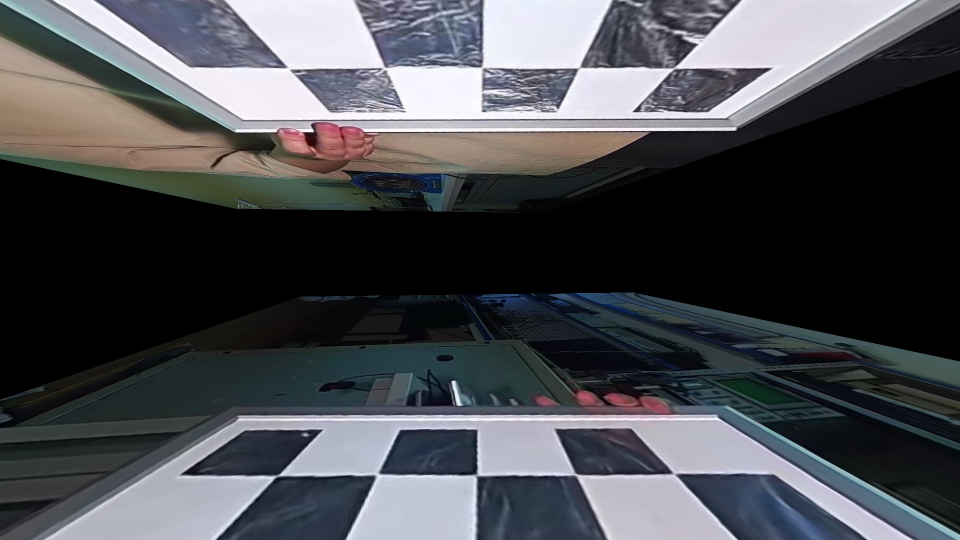
#> input picture book_bird_eye_view.jpg, 1920 x 1080 px, given in place of back.jpg, which was not available (shown at 1/2 size)
$ python interface.py   (older library calls are emulated)
#> lines starting #> are read from the running program, lines starting #| are printed output that depends on the picture
import tkinter as tk
from tkinter import filedialog,ttk
from tkinter import *
from PIL import ImageTk, Image, ImageEnhance
import cv2
import numpy as np
from tkinter.messagebox import showerror, showwarning, showinfo
from skimage.metrics import structural_similarity as ssim
import matplotlib.pyplot as plt

root = tk.Tk()
root.geometry("1280x920")

img1, img2 = None, None
# Define function to upload image
# [817 lines left out: functions upload_image, upload_image1, distors_ik, distors_vid, rotate, gauss_img and 16 more, not called in this run]

lf = ttk.LabelFrame(root, text='загрузка изначального изображения')
lf.grid( padx=10, pady=12,ipadx=10, ipady=5, sticky=tk.NW )

lf_b = ttk.LabelFrame(root, text='Геометрическая коррекция')
lf_b.grid(padx=10, pady=10,ipadx=35, ipady=5,sticky=tk.NW )

lf_r = ttk.LabelFrame(root, text='Радиометрическая коррекция')
lf_r.grid( padx=10, pady=10,ipadx=30, ipady=5,sticky=tk.NW )

lf_f = ttk.LabelFrame(root, text='Шумоподавление')
lf_f.grid(padx=10, pady=10,ipadx=38, ipady=5,sticky=tk.NW )

lf_o = ttk.LabelFrame(root, text='Другие операции')
# lf_o.grid(column=2, row= 0, padx=10, pady=10,ipadx=10, ipady=5,sticky=tk.SE)
lf_o.place(x=1000,y=10, relwidth=0.15, relheight=0.2)


lf_c = ttk.LabelFrame(root, text='Оценка качества изображения')
# lf_o.grid(column=2, row= 0, padx=10, pady=10,ipadx=10, ipady=5,sticky=tk.SE)
lf_c.place(x=1000,y=210, relwidth=0.15, relheight=0.2)
#

# # images
lt_img = tk.Label(root)
lt_img.place(x=300,y=40)
img1 = cv2.imread("C:/Users/Chuee/Desktop/diplom/back.jpg")
#> img1 is the input picture: shape (1080, 1920, 3); mean B, G, R 80.8, 76.3, 74.6
img1 = cv2.resize(img1, (320, 320))
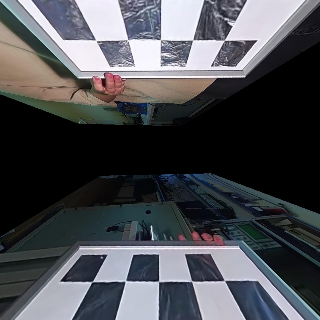
#> img1: shape (320, 320, 3); mean B, G, R 80.7, 76.2, 74.6
img1 = Image.fromarray(img1)
photo1 = ImageTk.PhotoImage(image=img1)
lt = tk.Label(root, text=' original img')
lt.place(x=400, y=10)
lt_img.configure(image=photo1)
lt_img.image = photo1

rt_img = tk.Label(root)
rt_img.place(x=650,y=40)
photo2 = ImageTk.PhotoImage(image=img1)
rt = tk.Label(root, text=' original img')
rt.place(x=700, y=10)
rt_img.configure(image=photo1)
rt_img.image = photo1

lb_img = tk.Label(root)
lb_img.place(x=300,y=390)
photo2 = ImageTk.PhotoImage(image=img1)
lb1 = tk.Label(root, text=' changed')
lb1.place( x=400, y=362)
lb_img.configure(image=photo1)
lb_img.image = photo1

rb_img = tk.Label(root)
rb_img.place(x=650,y=390)
photo2 = ImageTk.PhotoImage(image=img1)
rb = tk.Label(root, text=' changed')
rb.place(x=700, y=362)
rb_img.configure(image=photo1)
rb_img.image = photo1

# лин фильтры - средние, лапласовские _ сглаживащие фильтры -
#creat buttons
upload_img= ttk.Button(lf, text = 'загрузить IR изображение',width=25, command = lambda: upload_image())
# upload_img.place(x=10,y=30)
upload_img.grid(ipadx=5, ipady=2)
# upload_img.pack(side=LEFT)

upload_img2= ttk.Button(lf, text = 'загрузить VID изображение',width=25, command = lambda: upload_image1())
upload_img2.grid(ipadx=5, ipady=2)

button1 = ttk.Button(lf_b, text = 'дисторсия на VID изображении',width=25, command = lambda:distors_vid())
button1.grid(ipadx=5, ipady=2)
#
button2 = ttk.Button(lf_b, text = 'дисторсия на ИК',width=25, command = lambda: distors_ik())
button2.grid(ipadx=5, ipady=2)

button3 = ttk.Button(lf_b, text = 'гомография для ИК',width=25, command = lambda: IR_homograh())
button3.grid(ipadx=5, ipady=2)

button4 = ttk.Button(lf_b, text = 'гомография для Vid',width=25, command = lambda: IR_homograh())
button4.grid(ipadx=5, ipady=2)

button5 = ttk.Button(lf_r, text = 'контрастность',width=25, command = lambda: contrast())
button5.grid(padx=3, ipady=2)
f = Entry(lf_r, width=15)
f.grid(padx=3, ipady=2)

button6 = ttk.Button(lf_r, text = 'яркость',width=25, command = lambda: brightness())
button6.grid(padx=3, ipady=2)
br = Entry(lf_r, width=15)
br.grid(padx=3, ipady=2)

button7 = ttk.Button(lf_r, text = 'гамма коррекция',width=25, command = lambda: gamma_korection())
button7.grid(padx=3, ipady=2)

gam = Entry(lf_r, width=15)
gam.grid(padx=3, ipady=2)

button8 = ttk.Button(lf_f, text = 'Гаусс фильтр',width=25, command = lambda: gauss_img())
button8.grid(padx=3, ipady=2)
kern_gauss = Entry(lf_f, width=15)
kern_gauss.grid(padx=3, ipady=2)

button9 = ttk.Button(lf_f, text = 'Средний',width=25, command = lambda: sredniy())
button9.grid(padx=3, ipady=2)
sred = Entry(lf_f, width=15)
sred.grid(padx=3, ipady=2)

button10 = ttk.Button(lf_f, text = 'Медианный',width=25, command = lambda: median())
button10.grid(padx=3, ipady=2)
m = Entry(lf_f, width=15)
m.grid(padx=1, ipady=2)

button11 = ttk.Button(lf_f, text = 'Фильтр лапласа',width=25, command = lambda: laplc_img())
button11.grid(padx=3, ipady=2)
kern = Entry(lf_f, width=15)
kern.grid(padx=3, ipady=2)
#
button14 = ttk.Button(lf_r, text = 'Резкость',width=25, command = lambda: rezkost())
button14.grid(padx=3, ipady=2)
rez = Entry(lf_r, width=15)
rez.grid(padx=3, ipady=2)
#
button15 = ttk.Button(lf_o, text = 'Поиск опорных точек',width=25, command = lambda: points_sift())
button15.grid(padx=3, ipady=2)

button16 = ttk.Button(lf_b, text = 'Поворот изображений',width=25, command = lambda: rotate())
button16.grid(padx=3, ipady=2)
rota = Entry(lf_b, width=15)
rota.grid(padx=1, ipady=2)

button17 = ttk.Button(lf_o, text = 'Комплексирование методом маски',width=25, command = lambda: mast_method())
button17.grid(padx=3, ipady=2)

button18 = ttk.Button(lf_c, text = 'СКО',width=25, command = lambda: rmse())
button18.grid(padx=3, ipady=2)

button19 = ttk.Button(lf_c, text = 'ПСКО',width=25, command = lambda: pnsr())
button19.grid(padx=3, ipady=2)

button20 = ttk.Button(lf_c, text = 'Норма Минковского',width=25, command = lambda: minkowski_norm())
button20.grid(padx=3, ipady=2)

button21 = ttk.Button(lf_c, text = 'Мера структурного подобия',width=25, command = lambda: c_ssim())
button21.grid(padx=3, ipady=2)

root.mainloop()

$ run again, on unrotate.png
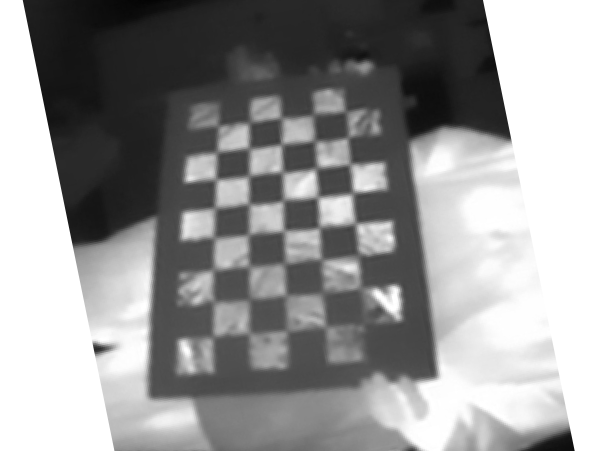
#> input picture unrotate.png, 1193 x 902 px, given in place of back.jpg, which was not available (shown at 1/2 size)
#> img1 is the input picture: shape (902, 1193, 3); min 3, max 255, mean 149
#> `img1 = cv2.resize(img1, (320, 320))`:
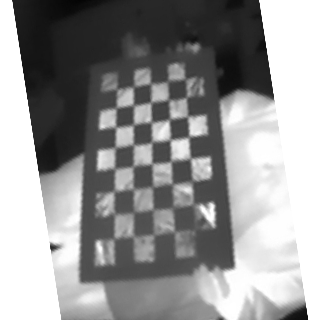
#> img1: shape (320, 320, 3); min 4, max 255, mean 148.9
